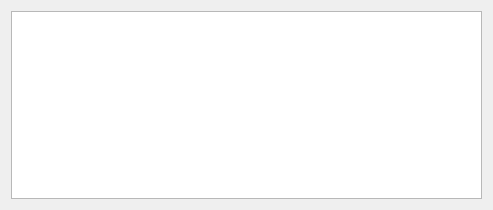
<?xml version="1.0" encoding="UTF-8"?>
<ui version="4.0">
 <class>CabrilloLogWindow</class>
 <widget class="QWidget" name="CabrilloLogWindow">
  <property name="geometry">
   <rect>
    <x>0</x>
    <y>0</y>
    <width>493</width>
    <height>210</height>
   </rect>
  </property>
  <property name="windowTitle">
   <string>POTA/Field Day/Contest Log</string>
  </property>
  <layout class="QVBoxLayout" name="verticalLayout">
   <item>
    <widget class="QTableView" name="log_table_view">
     <property name="toolTip">
      <string>&lt;html&gt;&lt;head/&gt;&lt;body&gt;&lt;p&gt;Right-click here for available actions.&lt;/p&gt;&lt;/body&gt;&lt;/html&gt;</string>
     </property>
     <attribute name="horizontalHeaderStretchLastSection">
      <bool>true</bool>
     </attribute>
    </widget>
   </item>
  </layout>
 </widget>
 <resources/>
 <connections/>
</ui>
